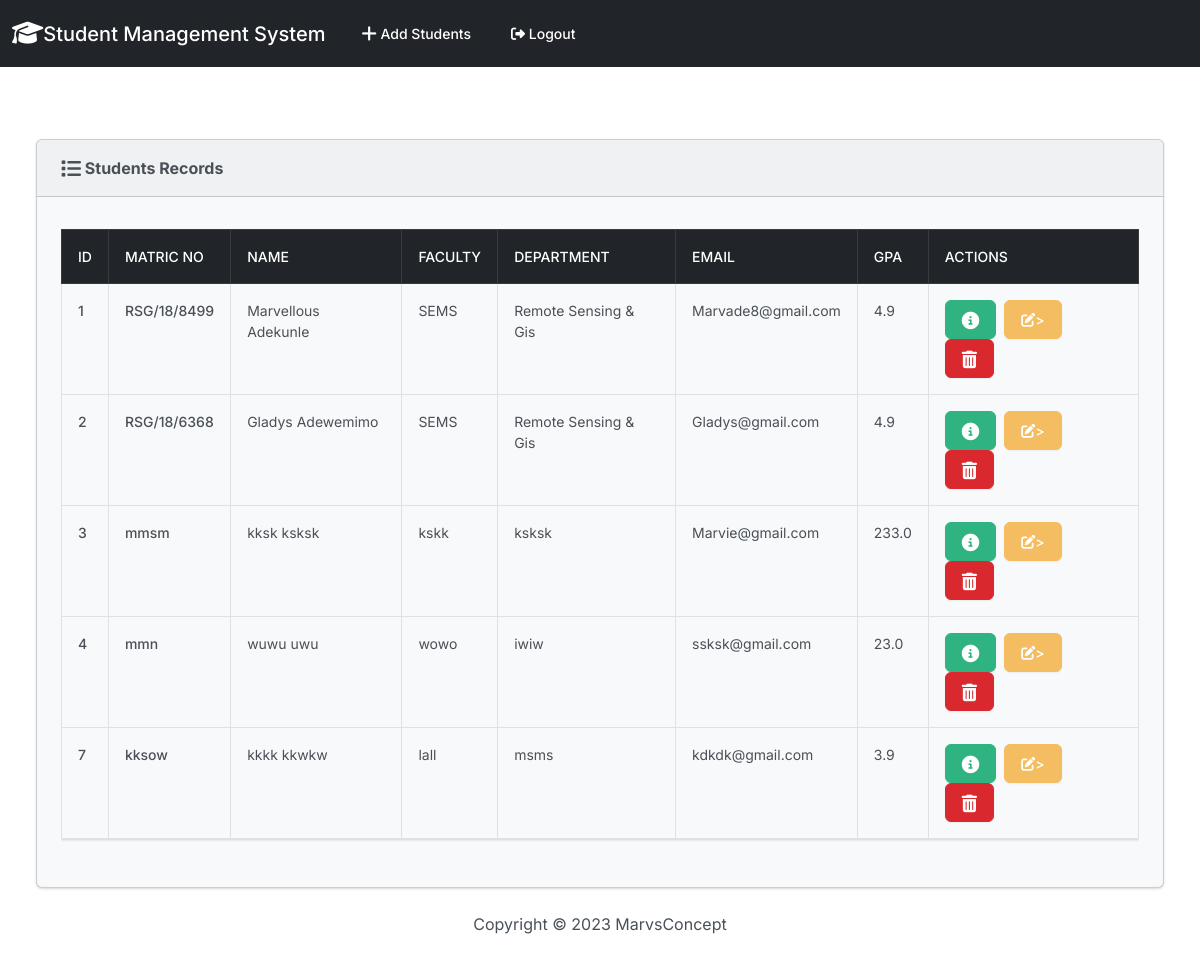
Before: / (signed in) with the older database file.
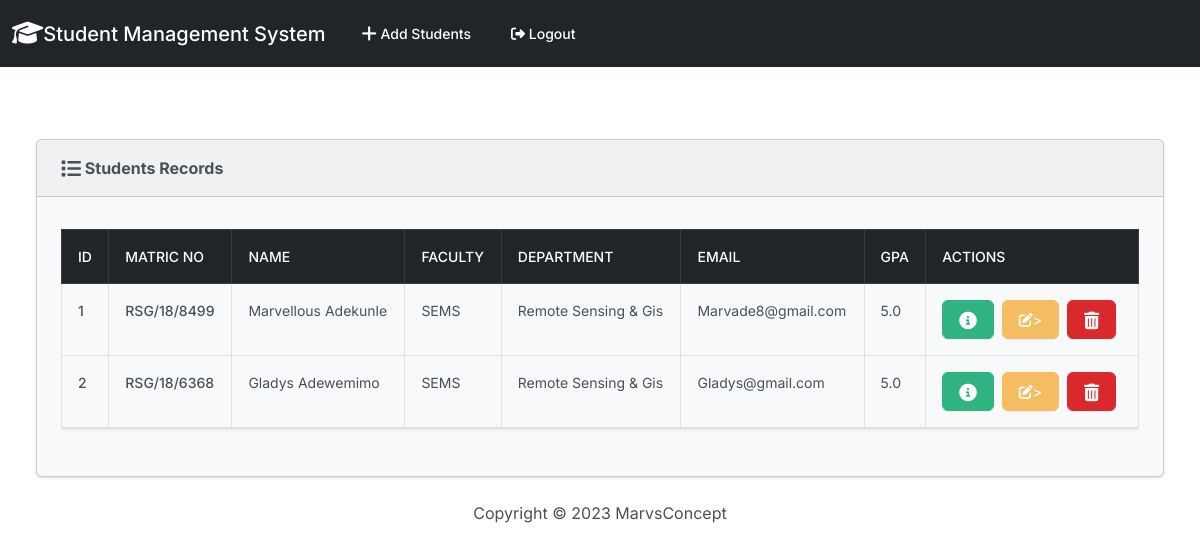
After: the same page with the newer database file.
### students/models.py (models this page shows, shortened)
class Record(models.Model):
    created_at = models.DateTimeField(auto_now_add=True)
    matric_no = models.CharField(max_length = 50)
    first_name = models.CharField(max_length=50)
    last_name = models.CharField(max_length=50)
    faculty = models.CharField(max_length=50)
    department = models.CharField(max_length=50)
    email =  models.EmailField(max_length=50)
    gpa = models.FloatField()

### students/views.py (the view)
# urls.py: 2. Add a URL to urlpatterns:  path('', views.home, name='home')
def home(request):
    records = Record.objects.all()
    if request.method == 'POST':
        username = request.POST['username']
        password = request.POST['password']
        user = authenticate(request, username=username, password=password)
        if user is not None:
            login(request,user)
            messages.success(request, "Welcome, You have been logged in!")
            return redirect('home')
        else:
            messages.success(request, "Login Failed, Try again!!!")
            return redirect('home')
    else:
        return render(request, 'home.html', {'records':records})

### students/templates/home.html (shortened to what this page needs)
{% extends 'base.html' %}
{% block content %}
{% if user.is_authenticated %}
<div class="container-fluid">
    <div class="row">
        <div class="col-12">
            <div class="card bg-light ms-4 me-4 mb-4">
              <div class="card-header"><strong> <i class="fa-solid fa-list fa-lg"></i> Students Records </strong></div>
              <div class="card-body">
                <p class="card-text">
                  <div class="table-responsive">
                    <table class="table table-hover table-bordered">
                      <thead class="table-dark">
                        <tr>
                          <th scope="col">ID</th>
                          <th scope="col">Matric No</th>
                          <th scope="col">Name</th>
                          <th scope="col">Faculty</th>
                          <th scope="col">Department</th>
                          <th scope="col">Email</th>
                          <th scope="col">GPA</th>
                          <th scope="col">Actions</th>
                        </tr>
                      </thead>
                      <tbody>
                        {% for record in records %}
                        <tr>
                          <th>{{record.id}}</th>
                          <th>{{record.matric_no}}</th>
                          <td>{{record.first_name}} {{record.last_name}}</td>
                          <td>{{record.faculty}}</td>
                          <td>{{record.department}}</td>
                          <td>{{record.email}}</td>
                          <td>{{record.gpa}}</td>
                          <td><a href="{% url 'record' record.id %}"> <button type="button" class="btn btn-success me-1">
                            </button></a>
                            <a href="{% url 'update_record' record.id %}"> <button type="button" class="btn btn-warning me-1">
                              <i class="fa-solid fa-pen-to-square fa=lg"></i>></i>
                            </button></a>
                            <a class="btn btn-danger   me-1" href="{% url 'delete_record' record.id %}"></a>
                          </td>
                        </tr>
                        {% endfor %}
                      </tbody>
                    </table>
                  </div>
                </p>
              </div>
        </div>
    </div>
</div>
{% endif %}
{% endblock %}

Changed rows visible on the page:
removed Record: id "3", matric_no "mmsm", first_name "kksk", last_name "ksksk", faculty "kskk", department "ksksk", email "Marvie@gmail.com", gpa "233.0"
removed Record: id "4", matric_no "mmn", first_name "wuwu", last_name "uwu", faculty "wowo", department "iwiw", email "ssksk@gmail.com", gpa "23.0"
removed Record: id "7", matric_no "kksow", first_name "kkkk", last_name "kkwkw", faculty "lall", department "msms", email "kdkdk@gmail.com", gpa "3.9"
changed Record "RSG/18/8499": gpa "4.9" → "5.0"
changed Record "RSG/18/6368": gpa "4.9" → "5.0"
